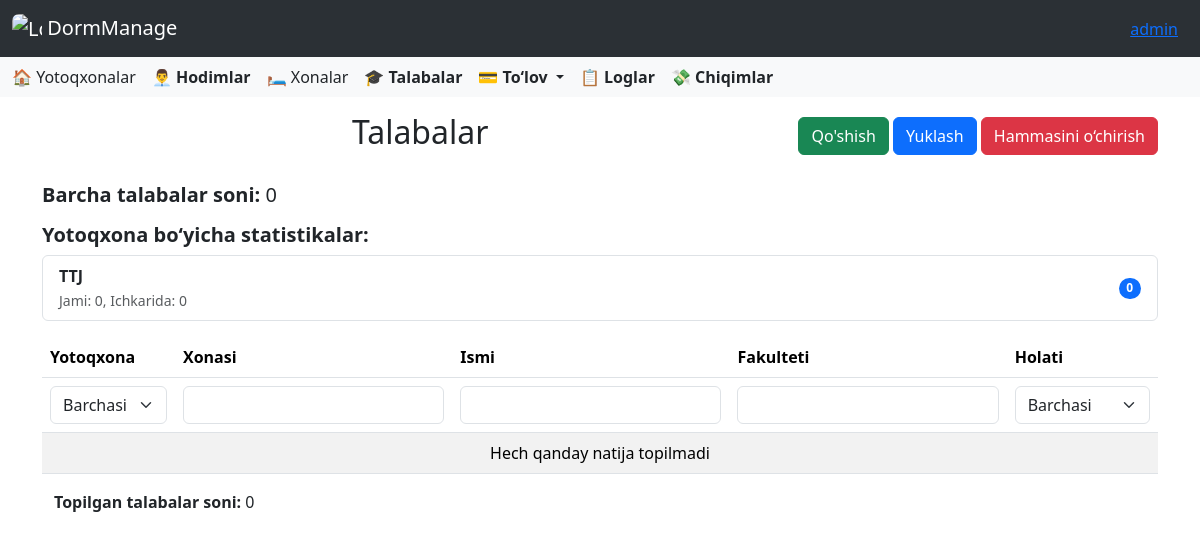
The app's page /students/ (signed in) with its own data.
### accounts/models.py (models this page shows, shortened)
class CustomUser(AbstractUser):
    ROLE_CHOICES = [
        ('director', 'Direktor'),
        ('employee', 'Xodim'),
    ]
    role = models.CharField(
        max_length=10,
        choices=ROLE_CHOICES,
        default='other',
        verbose_name='Lavozim'
    )
    work_start = models.TimeField(
        verbose_name='Ish boshlanish vaqti',
        null=True,
        blank=True
    )
    work_end = models.TimeField(
        verbose_name='Ish tugash vaqti',
        null=True,
        blank=True
    )
    phone_number = models.CharField(
        max_length=20,
        blank=True,
        verbose_name='Telefon raqami'
    )
    hire_date = models.CharField(
        max_length=10,
        null=True,
        blank=True,
        verbose_name='Ishga qabul qilingan sana'
    )
    photo = models.ImageField(
        upload_to=staff_photo_upload_path,
        blank=False,
        null=False,
        verbose_name='Hodim surati'
    )
    salary = models.PositiveIntegerField(
        verbose_name='Maosh',
        null=True,
        blank=True,
        help_text="Hodimning maoshi (so'mda)"
    )
    is_in_dormitory = models.BooleanField(default=False)

### dormitory/models.py (models this page shows, shortened)
class Dormitory(models.Model):
    director = models.ForeignKey(Director, on_delete=models.CASCADE, related_name='dormitories')
    name = models.CharField(max_length=300, blank=False)
    address = models.CharField(max_length=300, blank=False)
    monthly_payment = models.PositiveIntegerField(default=0, verbose_name="Oylik to‘lov miqdori (so'm)")
    default_monthly_payment = models.PositiveIntegerField(
        default=1,
        help_text="Shartnomaga asosan boshlang‘ich oylik to‘lov (so‘mda)"
    )
    last_update_time = models.DateTimeField(blank=True, null=True)

### student/views.py (the view, shortened to what this page needs)
# urls.py: path('', StudentListView.as_view(), name='students'),
class StudentListView(ListView):
    model = Student
    template_name = 'student/home.html'
    context_object_name = 'object_list'
    paginate_by = 20
    def get_queryset(self):
        queryset = super().get_queryset()
        user = self.request.user
        if hasattr(user, 'director'):
            queryset = queryset.filter(dormitory__director=user.director)
        else:
            queryset = queryset.filter(dormitory__employees__user=user)
        status = self.request.GET.get('status', '')
        if status == 'in_dormitory':
            queryset = queryset.filter(is_in_dormitory=True)
        elif status == 'out_dormitory':
            queryset = queryset.filter(is_in_dormitory=False)
        dormitory = self.request.GET.get('dormitory', '')
        room = self.request.GET.get('room', '')
        first_name = self.request.GET.get('first_name', '')
        faculty = self.request.GET.get('faculty', '')
        if dormitory:
            queryset = queryset.filter(dormitory__name__icontains=dormitory)
        if room:
            queryset = queryset.filter(room__icontains=room)
        if first_name:
            queryset = queryset.filter(first_name__icontains=first_name)
        if faculty:
            queryset = queryset.filter(faculty__icontains=faculty)
        return queryset.order_by('dormitory__name', 'room', 'last_name', 'first_name')
    def get(self, request, *args, **kwargs):
        return super().get(request, *args, **kwargs)
    def get_context_data(self, **kwargs):
        context = super().get_context_data(**kwargs)
        context["total_count"] = self.get_queryset().count()
        context["device_errors"] = self.request.session.pop("device_errors", None)
        user = self.request.user
        if hasattr(user, 'director'):
            dormitories = Dormitory.objects.filter(director=user.director)
        else:
            dormitories = Dormitory.objects.filter(employees__user=user).distinct()
        dormitory_stats = dormitories.annotate(
            total=Count('students'),
            in_dorm=Count('students', filter=Q(students__is_in_dormitory=True))
        )
        context['dormitory_stats'] = dormitory_stats
        context['all_student_count'] = Student.objects.count() if hasattr(user, 'director') else Student.objects.filter(
            dormitory__in=dormitories).count()
        context['dormitories'] = dormitories
        return context
    def render_to_response(self, context, **response_kwargs):
        if self.request.GET.get('export') == 'excel':
            return self.export_to_excel(context['object_list'])
        return super().render_to_response(context, **response_kwargs)

### templates/student/home.html (shortened to what this page needs)
{% extends "base.html" %}
{% load static %}
{% block content %}
<div class="container mt-3">
    <div class="d-flex justify-content-between align-items-center mb-3">
        <h2 class="text-center flex-grow-1">Talabalar</h2>
        <div>
            <a href="{% url 'student_add' %}" class="btn btn-success">Qo'shish</a>
            <button id="export-btn" class="btn btn-primary">Yuklash</button>
            <form action="{% url 'students_delete_all' %}" method="post" style="display:inline;">
                <button type="submit" class="btn btn-danger" onclick="return confirm('Haqiqatan ham barcha talabalarni o‘chirmoqchimisiz?')">
                    Hammasini o‘chirish
                </button>
            </form>
        </div>
    </div>
</div>
<div class="container mt-4">
    <h5><strong>Barcha talabalar soni: </strong>{{ all_student_count }}</h5>
    <h5 class="mt-3"><strong>Yotoqxona bo‘yicha statistikalar:</strong></h5>
    <ul class="list-group mb-3">
        {% for stat in dormitory_stats %}
        <li class="list-group-item d-flex justify-content-between align-items-center">
            <div>
                <strong>{{ stat.name }}</strong><br>
                <small class="text-muted">Jami: {{ stat.total }}, Ichkarida: {{ stat.in_dorm }}</small>
            </div>
            <span class="badge bg-primary rounded-pill">{{ stat.in_dorm }}</span>
        </li>
        {% empty %}
        <li class="list-group-item">Yotoqxonalar topilmadi.</li>
        {% endfor %}
    </ul>
</div>
<div class="container mt-3">
    <form id="search-form" method="get">
        <div class="table-responsive">
            <table class="table table-striped">
                <thead>
    <tr>
        {% if request.user.director %}
        <th>Yotoqxona</th>
        {% endif %}
        <th>Xonasi</th>
        <th>Ismi</th>
        <th>Fakulteti</th>
        <th>Holati</th>
    </tr>
<tr>
    {% if request.user.director %}
    <td>
        <select name="dormitory" class="form-select search-select" onchange="this.form.submit()">
            <option value="">Barchasi</option>
        </select>
    </td>
    {% endif %}
        <td><input type="text" name="room" class="form-control search-input" placeholder="" value="{{ request.GET.room }}"></td>
        <td><input type="text" name="first_name" class="form-control search-input" placeholder="" value="{{ request.GET.first_name }}"></td>
        <td><input type="text" name="faculty" class="form-control search-input" placeholder="" value="{{ request.GET.faculty }}"></td>
        <td>
            <select name="status" class="form-select search-select" onchange="this.form.submit()">
                <option value="">Barchasi</option>
            </select>
        </td>
    </tr>
</thead>
<tbody>
    {% for student in object_list %}
    <tr>
        {% if request.user.director %}
        <td>{{ student.dormitory.name }}</td>
        {% endif %}
        <td>{{ student.room.number }}</td>
        <td>{{ student.first_name }}</td>
        <td>{{ student.faculty }}</td>
        <td>
            <a href="{% url 'student_detail' student.id %}" class="btn btn-sm btn-success">To'liq</a>
        </td>
    </tr>
    {% empty %}
    <tr>
        <td colspan="5" class="text-center">Hech qanday natija topilmadi</td>
    </tr>
    {% endfor %}
</tbody>
            </table>
            <div class="container mt-2 mb-2">
                <p><strong>Topilgan talabalar soni:</strong> <span id="total-count">{{ total_count }}</span></p>
            </div>
        </div>
    </form>
</div>
{% endblock %}

### templates/base.html (shortened to what this page needs)
<!DOCTYPE html>
<html lang="en">
<head>
    <link href="https://cdn.jsdelivr.net/npm/bootstrap@5.3.5/dist/css/bootstrap.min.css" rel="stylesheet">
    <link rel="stylesheet" href="https://cdnjs.cloudflare.com/ajax/libs/font-awesome/6.0.0/css/all.min.css">
    <link rel="stylesheet" href="https://cdn.jsdelivr.net/npm/bootstrap-icons@1.10.5/font/bootstrap-icons.css">
    <link href="https://cdn.jsdelivr.net/npm/select2@4.1.0-rc.0/dist/css/select2.min.css" rel="stylesheet" />
</head>
<body>
<nav class="navbar bg-body-tertiary" data-bs-theme="dark">
  <div class="container-fluid">
    <a class="navbar-brand" href="{% url 'dashboard' %}">
      <img src="/media/images/icon.png" alt="Logo" style="width:30px; height:30px; border-radius:7px" class="d-inline-block align-text-top">
      DormManage
    </a>
    <div class="ms-auto" style="margin: 0 10px;">
      <a href="#" class="text-primary text-decoration-underline" data-bs-toggle="modal" data-bs-target="#userInfoModal">
        {% if user.first_name %}
          {{ user.first_name }}
        {% else %} {{ user.username }}
        {% endif %}
      </a>
    </div>
  </div>
</nav>
<nav class="navbar bg-body-tertiary">
  <div class="container-fluid">
    <div class="d-none d-lg-flex gap-3 align-items-center">
  {% if user.role == 'director' %}
  <a class="nav-link" href="{% url 'dormitories' %}">🏠 Yotoqxonalar</a>
  <a class="nav-link" href="{% url 'employees' %}"><strong>👨‍💼 Hodimlar</strong></a>
  {% endif %}
  <a class="nav-link" href="{% url 'rooms' %}">🛏️ Xonalar</a>
  <a class="nav-link" href="{% url 'students' %}"><strong>🎓 Talabalar</strong></a>
  <div class="nav-item dropdown">
    <a class="nav-link dropdown-toggle" href="#" role="button" data-bs-toggle="dropdown" aria-expanded="false">
      <strong>💳 To‘lov</strong>
    </a>
  </div>
  <a class="nav-link" href="{% url 'logs' %}"><strong>📋 Loglar</strong></a>
  <a class="nav-link" href="{% url 'expense_list' %}"><strong>💸 Chiqimlar</strong></a>
</div>
  </div>
</nav>
{% block content %}
{% endblock %}
</body>
</html>

### records on screen
CustomUser: first_name "admin"
Dormitory: name "TTJ", total "0", in_dorm "0"

### other values on screen
{{ all_student_count }} "0"
{{ total_count }} "0"
